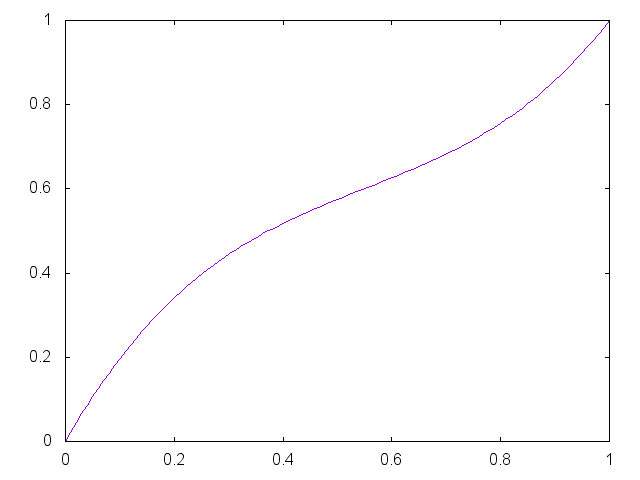

Write gnuplot code to recreate this figure.


set term png

set output "generate/static/generate/bezier-0.75-0.45.png"
plot '-' smooth bezier notitle
0 0
0.33 0.75
0.67 0.45 
1 1
e

reset;
